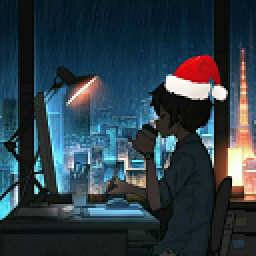
#> input picture mix.png, 128 x 128 px (shown 2 times larger)
$ python main.py
#> lines starting #> are read from the running program, lines starting #| are printed output that depends on the picture
#> in run, target is the input picture: shape (128, 128, 4) float32; mean R, G, B, A 0.179, 0.241, 0.276, 1
import numpy as np
import random
import time

from pathlib import Path
import matplotlib
import matplotlib.pyplot as plt

pop_list = {}


# 导出图片
# [6 lines left out: function save, not called in this run]


# 适应度函数
def similarity(pic1, pic2):
    score = np.sum(np.square((pic1 - pic2)))
    return score


# 初始化种群
def pops(target, pop):
#> called with pop = 10
    x, y, z = target.shape
#> x = 128; y = 128; z = 4
    for i in range(pop):
        pic = np.random.random((x, y, z))
        score = similarity(pic, target)
        individual = f"g{0}_{i}_n"
        pop_list[individual]['gene'] = pic
        pop_list[individual]['score'] = score
#> this loop made 1 pass
#> score on pass 1: 15623.9
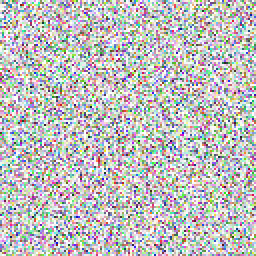
#> pic: shape (128, 128, 4) float64 (shown 2 times larger); mean R, G, B, A 0.499, 0.498, 0.497, 0.499; transparent parts drawn white
#> after the loop, pop_list = 0 items


# 交叉变异
# [79 lines left out: functions crossover, evolution, not called in this run]


# run
def run(count, pic, pop, cross, generations, mutation):
    # set output dir
    out_dir = Path("./" + pic.split('.')[0] + "_" + str(count) + "/")
    out_dir.mkdir(exist_ok=True)

    # import target pic
    target = matplotlib.image.imread(pic)

    # start
    start = time.time()

    # init pop
    pops(target, pop)

    best_value = []

    # iter
    out_count = 100
    for i in range(generations):
        # crossover and mutate
        crossover(i, target, int(cross * pop / 2), mutation)

        # evolution
        best_individual = evolution(int(cross * pop))

        # record best_value
        best_value.append(best_individual['score'])

        # output tmp pics
        if i % out_count == (out_count - 1) or i == 0:
            pic = best_individual['gene']
            path = f"{out_dir}/g{i + 1}_{best_individual['score']:.2f}.png"
            save(pic, path)

    # end
    end = time.time()

    # plt
    plt.plot(best_value)
    plt.title("Best pic")
    plt.ylabel("Similarity")
    plt.xlabel("Times")
    plt.show()

    # save line
    out_dir2 = Path("./lines/")
    out_dir2.mkdir(exist_ok=True)
    plt.savefig("./lines/" + str(count) + ".png")

    # print info
    print("GA-%d:" % count)
    print("time: %fs" % (end - start))
    print("pop: %d, cross: %.2f, mutation: %.2f" % (pop, cross, mutation))
    print("generations: %s/%d, best: %f" % (str(np.argmin(best_value)), generations, best_value[len(best_value) - 1]))


# main
if __name__ == '__main__':
#> (the run stopped early here; a loop or call above may not have finished)
